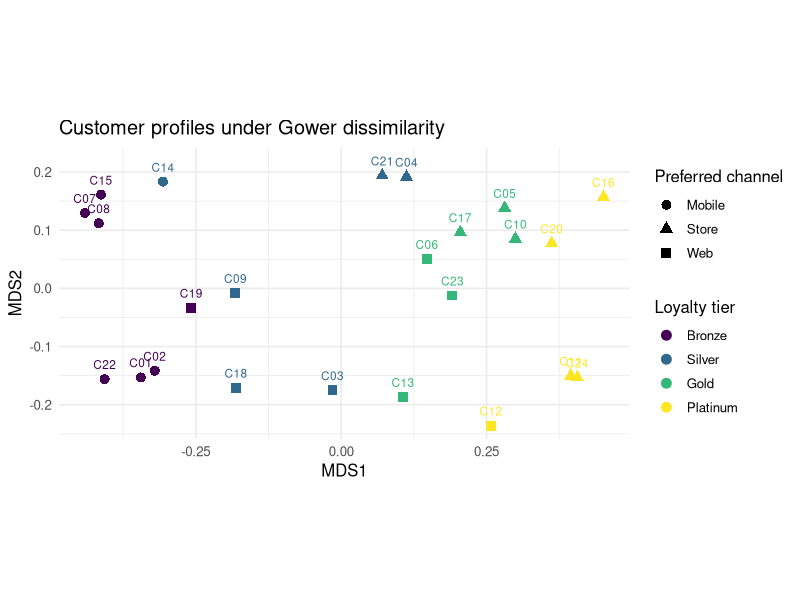

Here is the R script that generated this plot:
## ---- chunk 1
knitr::opts_chunk$set(echo = TRUE, message = FALSE, warning = FALSE,
                      fig.width = 8, fig.height = 5, fig.align = "center", dpi = 130)
library(readr)
library(dplyr)
library(ggplot2)
library(cluster)
blue <- "#0072B2"
orange <- "#D55E00"
theme_set(theme_minimal(base_size = 12))
## ---- chunk 2
customers <- read_csv("data/customer_profiles.csv", show_col_types = FALSE) |>
 mutate(
    loyalty_tier = ordered(loyalty_tier, levels = c("Bronze", "Silver", "Gold", "Platinum")),
    preferred_channel = factor(preferred_channel),
    region = factor(region),
    uses_discount = factor(uses_discount, levels = c("No", "Yes"))
  )

glimpse(customers)
summary(customers)
## ---- chunk 3
profile_variables <- customers |>
  select(age, income_k_eur, visits_last_month, loyalty_tier,
         preferred_channel, region, uses_discount, returns_last_year) |>
  as.data.frame()
rownames(profile_variables) <- customers$customer_id

d_gower <- daisy(profile_variables, metric = "gower")
gower_matrix <- as.matrix(d_gower)

pairs <- as.data.frame(as.table(gower_matrix)) |>
  transmute(customer_1 = as.character(Var1), customer_2 = as.character(Var2),
            dissimilarity = Freq) |>
  filter(customer_1 < customer_2) |>
  arrange(dissimilarity)

pair_examples <- bind_rows(
  head(pairs, 3) |> mutate(comparison = "Closest"),
  tail(pairs, 3) |> mutate(comparison = "Most distant")
) |> select(comparison, customer_1, customer_2, dissimilarity)
knitr::kable(pair_examples, digits = 3, row.names = FALSE,
             col.names = c("Comparison", "Customer 1", "Customer 2", "Gower dissimilarity"),
             caption = "Three closest and three most distant profile pairs under Gower dissimilarity.")
## ---- chunk 4
fit <- cmdscale(d_gower, k = 2, eig = TRUE)
map <- customers |>
  transmute(customer_id, loyalty_tier, preferred_channel,
            MDS1 = fit$points[, 1], MDS2 = fit$points[, 2])

ggplot(map, aes(MDS1, MDS2, colour = loyalty_tier, shape = preferred_channel, label = customer_id)) +
  geom_point(size = 3) +
  geom_text(nudge_y = .025, show.legend = FALSE, size = 3) +
  coord_equal() +
  labs(title = "Customer profiles under Gower dissimilarity",
       colour = "Loyalty tier", shape = "Preferred channel")

map_distance <- dist(fit$points)
cor(as.vector(d_gower), as.vector(map_distance))
